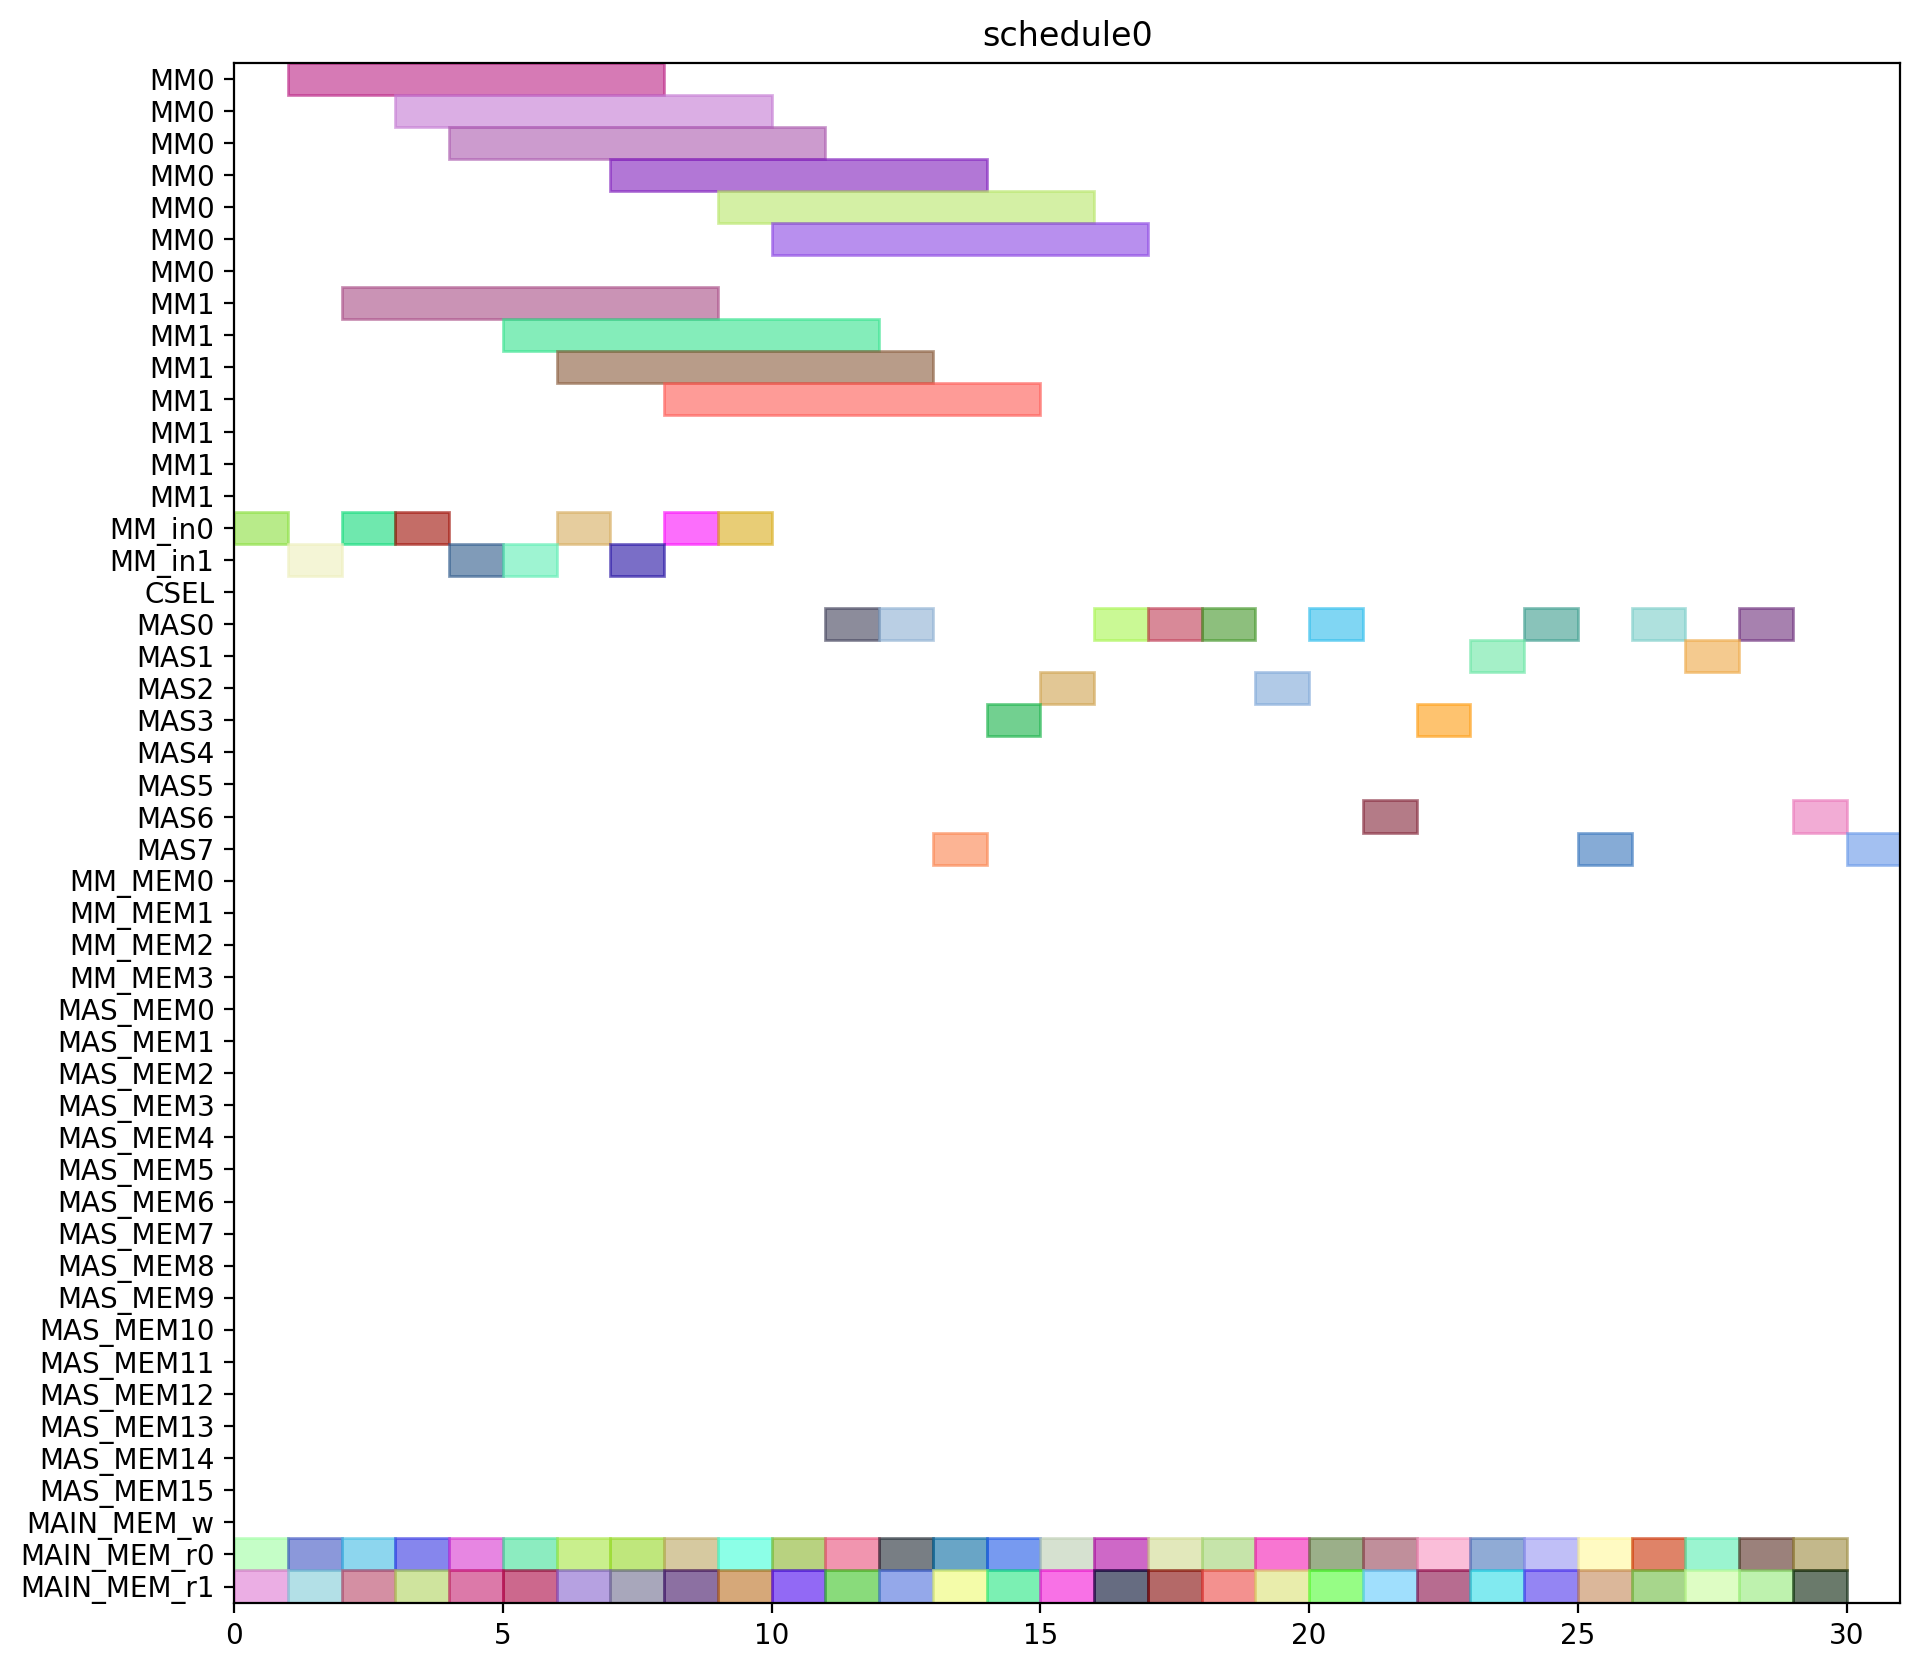

The Python source for this figure:
from pyschedule import Scenario, solvers, plotters, alt


def solve():
	horizon = 131
	S = Scenario("schedule0", horizon=horizon)

	# resource
	MM = S.Resources('MM', num=2, size=7)
	MM_in = S.Resources('MM_in', num=2)
	CSEL = S.Resource('CSEL')
	MAS = S.Resources('MAS', num=8, size=1, periods=range(1, horizon))
	MM_MEM = S.Resources('MM_MEM', num=4)
	MAS_MEM = S.Resources('MAS_MEM', num=16)
	MAIN_MEM_w = S.Resource('MAIN_MEM_w', size=1)
	MAIN_MEM_r = S.Resources('MAIN_MEM_r', num=2)

	# result of previous scheduling

	# new tasks
	c_aa_a1_0 = S.Task('c_aa_a1_0', length=1, delay_cost=1)
	c_aa_a1_0 += alt(MAS)
	c_aa_a1_0_mem0 = S.Task('c_aa_a1_0_mem0', length=1, delay_cost=1)
	c_aa_a1_0_mem0 += MAIN_MEM_r[0]
	S += c_aa_a1_0_mem0 <= c_aa_a1_0

	c_aa_a1_0_mem1 = S.Task('c_aa_a1_0_mem1', length=1, delay_cost=1)
	c_aa_a1_0_mem1 += MAIN_MEM_r[1]
	S += c_aa_a1_0_mem1 <= c_aa_a1_0

	c_aa_a1_1 = S.Task('c_aa_a1_1', length=1, delay_cost=1)
	c_aa_a1_1 += alt(MAS)
	c_aa_a1_1_mem0 = S.Task('c_aa_a1_1_mem0', length=1, delay_cost=1)
	c_aa_a1_1_mem0 += MAIN_MEM_r[0]
	S += c_aa_a1_1_mem0 <= c_aa_a1_1

	c_aa_a1_1_mem1 = S.Task('c_aa_a1_1_mem1', length=1, delay_cost=1)
	c_aa_a1_1_mem1 += MAIN_MEM_r[1]
	S += c_aa_a1_1_mem1 <= c_aa_a1_1

	c_aa_t10 = S.Task('c_aa_t10', length=1, delay_cost=1)
	c_aa_t10 += alt(MAS)
	c_aa_t10_mem0 = S.Task('c_aa_t10_mem0', length=1, delay_cost=1)
	c_aa_t10_mem0 += MAIN_MEM_r[0]
	S += c_aa_t10_mem0 <= c_aa_t10

	c_aa_t10_mem1 = S.Task('c_aa_t10_mem1', length=1, delay_cost=1)
	c_aa_t10_mem1 += MAIN_MEM_r[1]
	S += c_aa_t10_mem1 <= c_aa_t10

	c_aa_t11 = S.Task('c_aa_t11', length=1, delay_cost=1)
	c_aa_t11 += alt(MAS)
	c_aa_t11_mem0 = S.Task('c_aa_t11_mem0', length=1, delay_cost=1)
	c_aa_t11_mem0 += MAIN_MEM_r[0]
	S += c_aa_t11_mem0 <= c_aa_t11

	c_aa_t11_mem1 = S.Task('c_aa_t11_mem1', length=1, delay_cost=1)
	c_aa_t11_mem1 += MAIN_MEM_r[1]
	S += c_aa_t11_mem1 <= c_aa_t11

	c_aa_t3_t0 = S.Task('c_aa_t3_t0', length=7, delay_cost=1)
	c_aa_t3_t0 += alt(MM)
	c_aa_t3_t0_in = S.Task('c_aa_t3_t0_in', length=1, delay_cost=1)
	c_aa_t3_t0_in += alt(MM_in)
	S += c_aa_t3_t0_in*MM_in[0]<=c_aa_t3_t0*MM[0]
	S += c_aa_t3_t0_in*MM_in[1]<=c_aa_t3_t0*MM[1]
	c_aa_t3_t0_mem0 = S.Task('c_aa_t3_t0_mem0', length=1, delay_cost=1)
	c_aa_t3_t0_mem0 += MAIN_MEM_r[0]
	S += c_aa_t3_t0_mem0 <= c_aa_t3_t0

	c_aa_t3_t0_mem1 = S.Task('c_aa_t3_t0_mem1', length=1, delay_cost=1)
	c_aa_t3_t0_mem1 += MAIN_MEM_r[1]
	S += c_aa_t3_t0_mem1 <= c_aa_t3_t0

	c_aa_t3_t1 = S.Task('c_aa_t3_t1', length=7, delay_cost=1)
	c_aa_t3_t1 += alt(MM)
	c_aa_t3_t1_in = S.Task('c_aa_t3_t1_in', length=1, delay_cost=1)
	c_aa_t3_t1_in += alt(MM_in)
	S += c_aa_t3_t1_in*MM_in[0]<=c_aa_t3_t1*MM[0]
	S += c_aa_t3_t1_in*MM_in[1]<=c_aa_t3_t1*MM[1]
	c_aa_t3_t1_mem0 = S.Task('c_aa_t3_t1_mem0', length=1, delay_cost=1)
	c_aa_t3_t1_mem0 += MAIN_MEM_r[0]
	S += c_aa_t3_t1_mem0 <= c_aa_t3_t1

	c_aa_t3_t1_mem1 = S.Task('c_aa_t3_t1_mem1', length=1, delay_cost=1)
	c_aa_t3_t1_mem1 += MAIN_MEM_r[1]
	S += c_aa_t3_t1_mem1 <= c_aa_t3_t1

	c_aa_t3_t2 = S.Task('c_aa_t3_t2', length=1, delay_cost=1)
	c_aa_t3_t2 += alt(MAS)
	c_aa_t3_t2_mem0 = S.Task('c_aa_t3_t2_mem0', length=1, delay_cost=1)
	c_aa_t3_t2_mem0 += MAIN_MEM_r[0]
	S += c_aa_t3_t2_mem0 <= c_aa_t3_t2

	c_aa_t3_t2_mem1 = S.Task('c_aa_t3_t2_mem1', length=1, delay_cost=1)
	c_aa_t3_t2_mem1 += MAIN_MEM_r[1]
	S += c_aa_t3_t2_mem1 <= c_aa_t3_t2

	c_aa_t3_t3 = S.Task('c_aa_t3_t3', length=1, delay_cost=1)
	c_aa_t3_t3 += alt(MAS)
	c_aa_t3_t3_mem0 = S.Task('c_aa_t3_t3_mem0', length=1, delay_cost=1)
	c_aa_t3_t3_mem0 += MAIN_MEM_r[0]
	S += c_aa_t3_t3_mem0 <= c_aa_t3_t3

	c_aa_t3_t3_mem1 = S.Task('c_aa_t3_t3_mem1', length=1, delay_cost=1)
	c_aa_t3_t3_mem1 += MAIN_MEM_r[1]
	S += c_aa_t3_t3_mem1 <= c_aa_t3_t3

	c_bb_a1_0 = S.Task('c_bb_a1_0', length=1, delay_cost=1)
	c_bb_a1_0 += alt(MAS)
	c_bb_a1_0_mem0 = S.Task('c_bb_a1_0_mem0', length=1, delay_cost=1)
	c_bb_a1_0_mem0 += MAIN_MEM_r[0]
	S += c_bb_a1_0_mem0 <= c_bb_a1_0

	c_bb_a1_0_mem1 = S.Task('c_bb_a1_0_mem1', length=1, delay_cost=1)
	c_bb_a1_0_mem1 += MAIN_MEM_r[1]
	S += c_bb_a1_0_mem1 <= c_bb_a1_0

	c_bb_a1_1 = S.Task('c_bb_a1_1', length=1, delay_cost=1)
	c_bb_a1_1 += alt(MAS)
	c_bb_a1_1_mem0 = S.Task('c_bb_a1_1_mem0', length=1, delay_cost=1)
	c_bb_a1_1_mem0 += MAIN_MEM_r[0]
	S += c_bb_a1_1_mem0 <= c_bb_a1_1

	c_bb_a1_1_mem1 = S.Task('c_bb_a1_1_mem1', length=1, delay_cost=1)
	c_bb_a1_1_mem1 += MAIN_MEM_r[1]
	S += c_bb_a1_1_mem1 <= c_bb_a1_1

	c_bb_t10 = S.Task('c_bb_t10', length=1, delay_cost=1)
	c_bb_t10 += alt(MAS)
	c_bb_t10_mem0 = S.Task('c_bb_t10_mem0', length=1, delay_cost=1)
	c_bb_t10_mem0 += MAIN_MEM_r[0]
	S += c_bb_t10_mem0 <= c_bb_t10

	c_bb_t10_mem1 = S.Task('c_bb_t10_mem1', length=1, delay_cost=1)
	c_bb_t10_mem1 += MAIN_MEM_r[1]
	S += c_bb_t10_mem1 <= c_bb_t10

	c_bb_t11 = S.Task('c_bb_t11', length=1, delay_cost=1)
	c_bb_t11 += alt(MAS)
	c_bb_t11_mem0 = S.Task('c_bb_t11_mem0', length=1, delay_cost=1)
	c_bb_t11_mem0 += MAIN_MEM_r[0]
	S += c_bb_t11_mem0 <= c_bb_t11

	c_bb_t11_mem1 = S.Task('c_bb_t11_mem1', length=1, delay_cost=1)
	c_bb_t11_mem1 += MAIN_MEM_r[1]
	S += c_bb_t11_mem1 <= c_bb_t11

	c_bb_t3_t0 = S.Task('c_bb_t3_t0', length=7, delay_cost=1)
	c_bb_t3_t0 += alt(MM)
	c_bb_t3_t0_in = S.Task('c_bb_t3_t0_in', length=1, delay_cost=1)
	c_bb_t3_t0_in += alt(MM_in)
	S += c_bb_t3_t0_in*MM_in[0]<=c_bb_t3_t0*MM[0]
	S += c_bb_t3_t0_in*MM_in[1]<=c_bb_t3_t0*MM[1]
	c_bb_t3_t0_mem0 = S.Task('c_bb_t3_t0_mem0', length=1, delay_cost=1)
	c_bb_t3_t0_mem0 += MAIN_MEM_r[0]
	S += c_bb_t3_t0_mem0 <= c_bb_t3_t0

	c_bb_t3_t0_mem1 = S.Task('c_bb_t3_t0_mem1', length=1, delay_cost=1)
	c_bb_t3_t0_mem1 += MAIN_MEM_r[1]
	S += c_bb_t3_t0_mem1 <= c_bb_t3_t0

	c_bb_t3_t1 = S.Task('c_bb_t3_t1', length=7, delay_cost=1)
	c_bb_t3_t1 += alt(MM)
	c_bb_t3_t1_in = S.Task('c_bb_t3_t1_in', length=1, delay_cost=1)
	c_bb_t3_t1_in += alt(MM_in)
	S += c_bb_t3_t1_in*MM_in[0]<=c_bb_t3_t1*MM[0]
	S += c_bb_t3_t1_in*MM_in[1]<=c_bb_t3_t1*MM[1]
	c_bb_t3_t1_mem0 = S.Task('c_bb_t3_t1_mem0', length=1, delay_cost=1)
	c_bb_t3_t1_mem0 += MAIN_MEM_r[0]
	S += c_bb_t3_t1_mem0 <= c_bb_t3_t1

	c_bb_t3_t1_mem1 = S.Task('c_bb_t3_t1_mem1', length=1, delay_cost=1)
	c_bb_t3_t1_mem1 += MAIN_MEM_r[1]
	S += c_bb_t3_t1_mem1 <= c_bb_t3_t1

	c_bb_t3_t2 = S.Task('c_bb_t3_t2', length=1, delay_cost=1)
	c_bb_t3_t2 += alt(MAS)
	c_bb_t3_t2_mem0 = S.Task('c_bb_t3_t2_mem0', length=1, delay_cost=1)
	c_bb_t3_t2_mem0 += MAIN_MEM_r[0]
	S += c_bb_t3_t2_mem0 <= c_bb_t3_t2

	c_bb_t3_t2_mem1 = S.Task('c_bb_t3_t2_mem1', length=1, delay_cost=1)
	c_bb_t3_t2_mem1 += MAIN_MEM_r[1]
	S += c_bb_t3_t2_mem1 <= c_bb_t3_t2

	c_bb_t3_t3 = S.Task('c_bb_t3_t3', length=1, delay_cost=1)
	c_bb_t3_t3 += alt(MAS)
	c_bb_t3_t3_mem0 = S.Task('c_bb_t3_t3_mem0', length=1, delay_cost=1)
	c_bb_t3_t3_mem0 += MAIN_MEM_r[0]
	S += c_bb_t3_t3_mem0 <= c_bb_t3_t3

	c_bb_t3_t3_mem1 = S.Task('c_bb_t3_t3_mem1', length=1, delay_cost=1)
	c_bb_t3_t3_mem1 += MAIN_MEM_r[1]
	S += c_bb_t3_t3_mem1 <= c_bb_t3_t3

	c_cc_a1_0 = S.Task('c_cc_a1_0', length=1, delay_cost=1)
	c_cc_a1_0 += alt(MAS)
	c_cc_a1_0_mem0 = S.Task('c_cc_a1_0_mem0', length=1, delay_cost=1)
	c_cc_a1_0_mem0 += MAIN_MEM_r[0]
	S += c_cc_a1_0_mem0 <= c_cc_a1_0

	c_cc_a1_0_mem1 = S.Task('c_cc_a1_0_mem1', length=1, delay_cost=1)
	c_cc_a1_0_mem1 += MAIN_MEM_r[1]
	S += c_cc_a1_0_mem1 <= c_cc_a1_0

	c_cc_a1_1 = S.Task('c_cc_a1_1', length=1, delay_cost=1)
	c_cc_a1_1 += alt(MAS)
	c_cc_a1_1_mem0 = S.Task('c_cc_a1_1_mem0', length=1, delay_cost=1)
	c_cc_a1_1_mem0 += MAIN_MEM_r[0]
	S += c_cc_a1_1_mem0 <= c_cc_a1_1

	c_cc_a1_1_mem1 = S.Task('c_cc_a1_1_mem1', length=1, delay_cost=1)
	c_cc_a1_1_mem1 += MAIN_MEM_r[1]
	S += c_cc_a1_1_mem1 <= c_cc_a1_1

	c_cc_t10 = S.Task('c_cc_t10', length=1, delay_cost=1)
	c_cc_t10 += alt(MAS)
	c_cc_t10_mem0 = S.Task('c_cc_t10_mem0', length=1, delay_cost=1)
	c_cc_t10_mem0 += MAIN_MEM_r[0]
	S += c_cc_t10_mem0 <= c_cc_t10

	c_cc_t10_mem1 = S.Task('c_cc_t10_mem1', length=1, delay_cost=1)
	c_cc_t10_mem1 += MAIN_MEM_r[1]
	S += c_cc_t10_mem1 <= c_cc_t10

	c_cc_t11 = S.Task('c_cc_t11', length=1, delay_cost=1)
	c_cc_t11 += alt(MAS)
	c_cc_t11_mem0 = S.Task('c_cc_t11_mem0', length=1, delay_cost=1)
	c_cc_t11_mem0 += MAIN_MEM_r[0]
	S += c_cc_t11_mem0 <= c_cc_t11

	c_cc_t11_mem1 = S.Task('c_cc_t11_mem1', length=1, delay_cost=1)
	c_cc_t11_mem1 += MAIN_MEM_r[1]
	S += c_cc_t11_mem1 <= c_cc_t11

	c_cc_t3_t0 = S.Task('c_cc_t3_t0', length=7, delay_cost=1)
	c_cc_t3_t0 += alt(MM)
	c_cc_t3_t0_in = S.Task('c_cc_t3_t0_in', length=1, delay_cost=1)
	c_cc_t3_t0_in += alt(MM_in)
	S += c_cc_t3_t0_in*MM_in[0]<=c_cc_t3_t0*MM[0]
	S += c_cc_t3_t0_in*MM_in[1]<=c_cc_t3_t0*MM[1]
	c_cc_t3_t0_mem0 = S.Task('c_cc_t3_t0_mem0', length=1, delay_cost=1)
	c_cc_t3_t0_mem0 += MAIN_MEM_r[0]
	S += c_cc_t3_t0_mem0 <= c_cc_t3_t0

	c_cc_t3_t0_mem1 = S.Task('c_cc_t3_t0_mem1', length=1, delay_cost=1)
	c_cc_t3_t0_mem1 += MAIN_MEM_r[1]
	S += c_cc_t3_t0_mem1 <= c_cc_t3_t0

	c_cc_t3_t1 = S.Task('c_cc_t3_t1', length=7, delay_cost=1)
	c_cc_t3_t1 += alt(MM)
	c_cc_t3_t1_in = S.Task('c_cc_t3_t1_in', length=1, delay_cost=1)
	c_cc_t3_t1_in += alt(MM_in)
	S += c_cc_t3_t1_in*MM_in[0]<=c_cc_t3_t1*MM[0]
	S += c_cc_t3_t1_in*MM_in[1]<=c_cc_t3_t1*MM[1]
	c_cc_t3_t1_mem0 = S.Task('c_cc_t3_t1_mem0', length=1, delay_cost=1)
	c_cc_t3_t1_mem0 += MAIN_MEM_r[0]
	S += c_cc_t3_t1_mem0 <= c_cc_t3_t1

	c_cc_t3_t1_mem1 = S.Task('c_cc_t3_t1_mem1', length=1, delay_cost=1)
	c_cc_t3_t1_mem1 += MAIN_MEM_r[1]
	S += c_cc_t3_t1_mem1 <= c_cc_t3_t1

	c_cc_t3_t2 = S.Task('c_cc_t3_t2', length=1, delay_cost=1)
	c_cc_t3_t2 += alt(MAS)
	c_cc_t3_t2_mem0 = S.Task('c_cc_t3_t2_mem0', length=1, delay_cost=1)
	c_cc_t3_t2_mem0 += MAIN_MEM_r[0]
	S += c_cc_t3_t2_mem0 <= c_cc_t3_t2

	c_cc_t3_t2_mem1 = S.Task('c_cc_t3_t2_mem1', length=1, delay_cost=1)
	c_cc_t3_t2_mem1 += MAIN_MEM_r[1]
	S += c_cc_t3_t2_mem1 <= c_cc_t3_t2

	c_cc_t3_t3 = S.Task('c_cc_t3_t3', length=1, delay_cost=1)
	c_cc_t3_t3 += alt(MAS)
	c_cc_t3_t3_mem0 = S.Task('c_cc_t3_t3_mem0', length=1, delay_cost=1)
	c_cc_t3_t3_mem0 += MAIN_MEM_r[0]
	S += c_cc_t3_t3_mem0 <= c_cc_t3_t3

	c_cc_t3_t3_mem1 = S.Task('c_cc_t3_t3_mem1', length=1, delay_cost=1)
	c_cc_t3_t3_mem1 += MAIN_MEM_r[1]
	S += c_cc_t3_t3_mem1 <= c_cc_t3_t3

	c_ab_t0_t0 = S.Task('c_ab_t0_t0', length=7, delay_cost=1)
	c_ab_t0_t0 += alt(MM)
	c_ab_t0_t0_in = S.Task('c_ab_t0_t0_in', length=1, delay_cost=1)
	c_ab_t0_t0_in += alt(MM_in)
	S += c_ab_t0_t0_in*MM_in[0]<=c_ab_t0_t0*MM[0]
	S += c_ab_t0_t0_in*MM_in[1]<=c_ab_t0_t0*MM[1]
	c_ab_t0_t0_mem0 = S.Task('c_ab_t0_t0_mem0', length=1, delay_cost=1)
	c_ab_t0_t0_mem0 += MAIN_MEM_r[0]
	S += c_ab_t0_t0_mem0 <= c_ab_t0_t0

	c_ab_t0_t0_mem1 = S.Task('c_ab_t0_t0_mem1', length=1, delay_cost=1)
	c_ab_t0_t0_mem1 += MAIN_MEM_r[1]
	S += c_ab_t0_t0_mem1 <= c_ab_t0_t0

	c_ab_t0_t1 = S.Task('c_ab_t0_t1', length=7, delay_cost=1)
	c_ab_t0_t1 += alt(MM)
	c_ab_t0_t1_in = S.Task('c_ab_t0_t1_in', length=1, delay_cost=1)
	c_ab_t0_t1_in += alt(MM_in)
	S += c_ab_t0_t1_in*MM_in[0]<=c_ab_t0_t1*MM[0]
	S += c_ab_t0_t1_in*MM_in[1]<=c_ab_t0_t1*MM[1]
	c_ab_t0_t1_mem0 = S.Task('c_ab_t0_t1_mem0', length=1, delay_cost=1)
	c_ab_t0_t1_mem0 += MAIN_MEM_r[0]
	S += c_ab_t0_t1_mem0 <= c_ab_t0_t1

	c_ab_t0_t1_mem1 = S.Task('c_ab_t0_t1_mem1', length=1, delay_cost=1)
	c_ab_t0_t1_mem1 += MAIN_MEM_r[1]
	S += c_ab_t0_t1_mem1 <= c_ab_t0_t1

	c_ab_t0_t2 = S.Task('c_ab_t0_t2', length=1, delay_cost=1)
	c_ab_t0_t2 += alt(MAS)
	c_ab_t0_t2_mem0 = S.Task('c_ab_t0_t2_mem0', length=1, delay_cost=1)
	c_ab_t0_t2_mem0 += MAIN_MEM_r[0]
	S += c_ab_t0_t2_mem0 <= c_ab_t0_t2

	c_ab_t0_t2_mem1 = S.Task('c_ab_t0_t2_mem1', length=1, delay_cost=1)
	c_ab_t0_t2_mem1 += MAIN_MEM_r[1]
	S += c_ab_t0_t2_mem1 <= c_ab_t0_t2

	c_ab_t0_t3 = S.Task('c_ab_t0_t3', length=1, delay_cost=1)
	c_ab_t0_t3 += alt(MAS)
	c_ab_t0_t3_mem0 = S.Task('c_ab_t0_t3_mem0', length=1, delay_cost=1)
	c_ab_t0_t3_mem0 += MAIN_MEM_r[0]
	S += c_ab_t0_t3_mem0 <= c_ab_t0_t3

	c_ab_t0_t3_mem1 = S.Task('c_ab_t0_t3_mem1', length=1, delay_cost=1)
	c_ab_t0_t3_mem1 += MAIN_MEM_r[1]
	S += c_ab_t0_t3_mem1 <= c_ab_t0_t3

	c_ab_t1_t0 = S.Task('c_ab_t1_t0', length=7, delay_cost=1)
	c_ab_t1_t0 += alt(MM)
	c_ab_t1_t0_in = S.Task('c_ab_t1_t0_in', length=1, delay_cost=1)
	c_ab_t1_t0_in += alt(MM_in)
	S += c_ab_t1_t0_in*MM_in[0]<=c_ab_t1_t0*MM[0]
	S += c_ab_t1_t0_in*MM_in[1]<=c_ab_t1_t0*MM[1]
	c_ab_t1_t0_mem0 = S.Task('c_ab_t1_t0_mem0', length=1, delay_cost=1)
	c_ab_t1_t0_mem0 += MAIN_MEM_r[0]
	S += c_ab_t1_t0_mem0 <= c_ab_t1_t0

	c_ab_t1_t0_mem1 = S.Task('c_ab_t1_t0_mem1', length=1, delay_cost=1)
	c_ab_t1_t0_mem1 += MAIN_MEM_r[1]
	S += c_ab_t1_t0_mem1 <= c_ab_t1_t0

	c_ab_t1_t1 = S.Task('c_ab_t1_t1', length=7, delay_cost=1)
	c_ab_t1_t1 += alt(MM)
	c_ab_t1_t1_in = S.Task('c_ab_t1_t1_in', length=1, delay_cost=1)
	c_ab_t1_t1_in += alt(MM_in)
	S += c_ab_t1_t1_in*MM_in[0]<=c_ab_t1_t1*MM[0]
	S += c_ab_t1_t1_in*MM_in[1]<=c_ab_t1_t1*MM[1]
	c_ab_t1_t1_mem0 = S.Task('c_ab_t1_t1_mem0', length=1, delay_cost=1)
	c_ab_t1_t1_mem0 += MAIN_MEM_r[0]
	S += c_ab_t1_t1_mem0 <= c_ab_t1_t1

	c_ab_t1_t1_mem1 = S.Task('c_ab_t1_t1_mem1', length=1, delay_cost=1)
	c_ab_t1_t1_mem1 += MAIN_MEM_r[1]
	S += c_ab_t1_t1_mem1 <= c_ab_t1_t1

	solvers.mip.solve(S,msg=1,kind='CPLEX',ratio_gap=1.01)

	solution = [['hoge']*len(S.solution()[1]) for i in range(len(S.solution()))]
	for i in range(len(S.solution())):
		for j in range(len(S.solution()[i])):
			solution[i][j]=str(S.solution()[i][j])
	print(solution)

	cycles = int(solution[-1][3])

	pic_file_name = "/home/mfukuda/ABE/multiRAM_multiMAS_16mux/scheduling_result/stage7MM2_stage1MAS8/FP12_INV_BEFORE_FPINV/schedule0.png"
	if(S.solution() != []):
		plotters.matplotlib.plot(S,img_filename=pic_file_name, show_task_labels=False, fig_size=(cycles*0.25+3, 10))

	return solution
